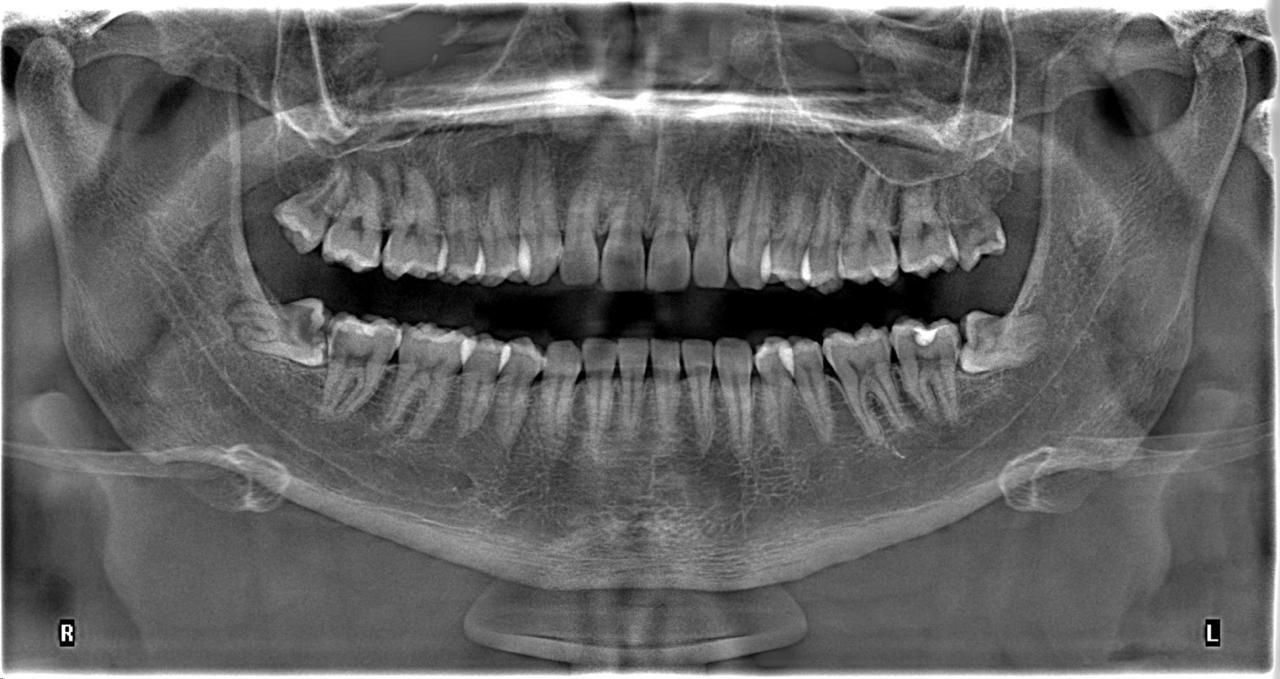
#> input picture src/test1.jpg, 1280 x 679 px
$ python -i kavak.py   (imports and definitions only)   (older library calls are emulated)
#> lines starting #> are read from the running program, lines starting #| are printed output that depends on the picture
import os
from pathlib import Path
from typing import Dict, List, Tuple, Optional

import cv2
import numpy as np
import json
from openai import OpenAI


# [23 lines left out: function cargar_api_key, not called in this run]


# ============================================================================
# AGENTE 1: EJECUTOR - Aplica CLAHE con validación de fórmula
# ============================================================================

class AgenteEjecutor:
    """Ejecuta CLAHE validando que los parámetros sean efectivos según la fórmula"""

    def __init__(self):
        self.history = []

    # [70 lines left out: functions reset, validar_parametros_clahe, aplicar_clahe, not called in this run]


# ============================================================================
# AGENTE 2: EVALUADOR - Calcula métricas y vector promedio
# ============================================================================

class AgenteEvaluador:
    """Evalúa calidad usando entropía, varianza Laplaciano y distancia al vector promedio"""

    def __init__(self):
        self.resultados_evaluaciones = []
        self.imagen_original = None
        self.vector_original = None
        self.todos_los_vectores = []  # Para calcular promedio verdadero

    # [7 lines left out: function reset, not called in this run]

    def set_imagen_original(self, imagen: np.ndarray):
        """Establece la imagen original y calcula su vector base"""
        if len(imagen.shape) == 3:
            imagen = cv2.cvtColor(imagen, cv2.COLOR_BGR2GRAY)
        self.imagen_original = imagen
        self.vector_original = self._calcular_vector(imagen)

    def _calcular_entropia(self, imagen: np.ndarray) -> float:
        """Calcula entropía de Shannon"""
        histograma = cv2.calcHist([imagen], [0], None, [256], [0, 256])
        histograma = histograma / histograma.sum()
        histograma = histograma[histograma > 0]
        entropia = -np.sum(histograma * np.log2(histograma))
        return float(entropia)

    def _calcular_varianza_laplaciano(self, imagen: np.ndarray) -> float:
        """Calcula varianza del Laplaciano (nitidez/bordes)"""
        laplaciano = cv2.Laplacian(imagen, cv2.CV_64F)
        varianza = laplaciano.var()
        return float(varianza)

    def _calcular_vector(self, imagen: np.ndarray) -> np.ndarray:
        """Vector de características [entropía, varianza_laplaciano]"""
        entropia = self._calcular_entropia(imagen)
        varianza = self._calcular_varianza_laplaciano(imagen)
        return np.array([entropia, varianza])

    # [68 lines left out: functions _calcular_vector_promedio, evaluar, not called in this run]


# ============================================================================
# AGENTE 3: OPTIMIZADOR - Aprende y propone nuevos parámetros
# ============================================================================

class AgenteOptimizador:
    """Usa LLM para analizar resultados y proponer parámetros que cumplan la fórmula"""

    # [155 lines left out: functions __init__, reset, analizar_y_optimizar, _preparar_contexto, _validar_y_ajustar_params, not called in this run]


# ============================================================================
# SISTEMA ORQUESTADOR
# ============================================================================

class SistemaAutoMejorable:
    """Coordina los 3 agentes con validación de fórmula CLAHE"""

    # [431 lines left out: functions __init__, reset, inicializar, ejecutar_ciclo, auto_mejorar, guardar_reporte_json and 1 more, not called in this run]


# ============================================================================
# EJEMPLO DE USO
# ============================================================================

# [51 lines not run here, left out]

>>> import cv2
>>> picture = cv2.imread('src/test1.jpg')
#> picture is the input picture: shape (679, 1280, 3); min 0, max 255, mean 99.2
>>> result = AgenteEvaluador().set_imagen_original(picture)
#> in _calcular_entropia, `histograma = cv2.calcHist([imagen], [0], None, [256], [0, 256])`: histograma = 256 values, max 20247 at index 93, min 219 at index 236, mean 3395
#> in _calcular_entropia, `histograma = histograma / histograma.sum()`: histograma = 256 values, max 0.0233 at index 93, min 0.000252 at index 236, mean 0.00391
#> in _calcular_entropia, `entropia = -np.sum(histograma * np.log2(histograma))`: entropia = 6.93
#> in _calcular_varianza_laplaciano, `laplaciano = cv2.Laplacian(imagen, cv2.CV_64F)`:
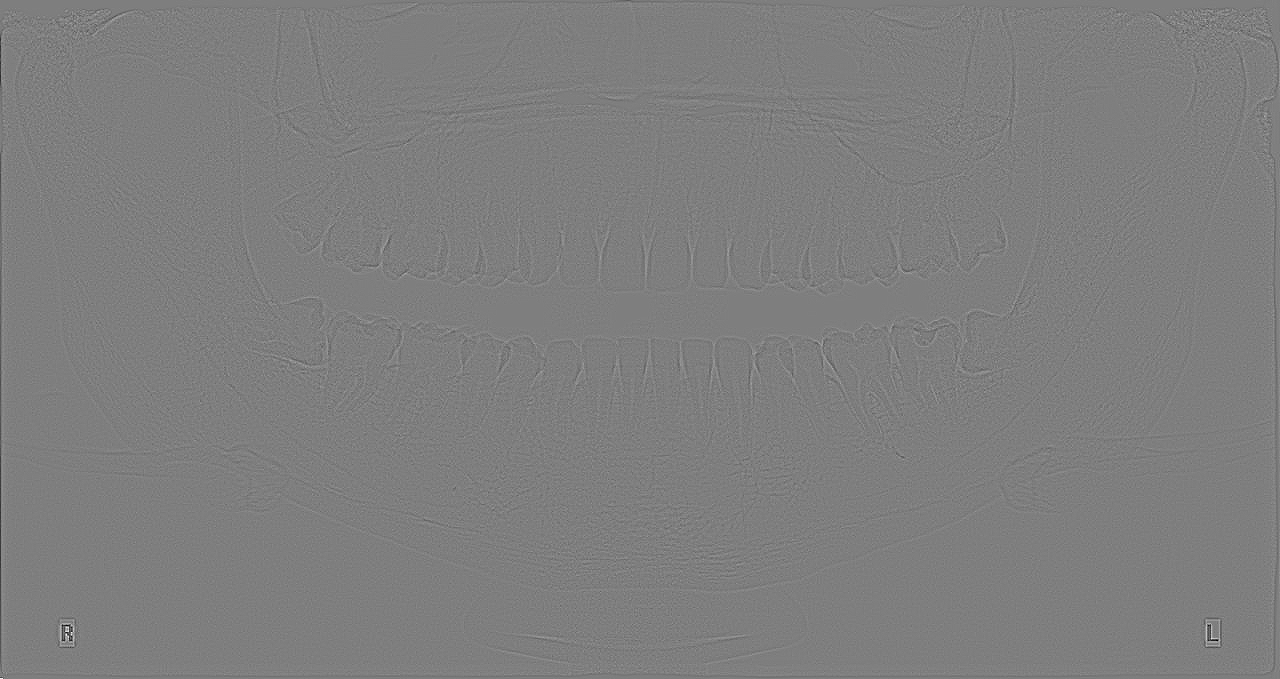
#> laplaciano: shape (679, 1280) float64; min -274, max 277, mean 0; drawn with min black and max white
#> in _calcular_varianza_laplaciano, `varianza = laplaciano.var()`: varianza = 128.1
#> in set_imagen_original, `self.vector_original = self._calcular_vector(imagen)`: self.vector_original = [6.93, 128.1]

$ run again, on src/test3.jpg
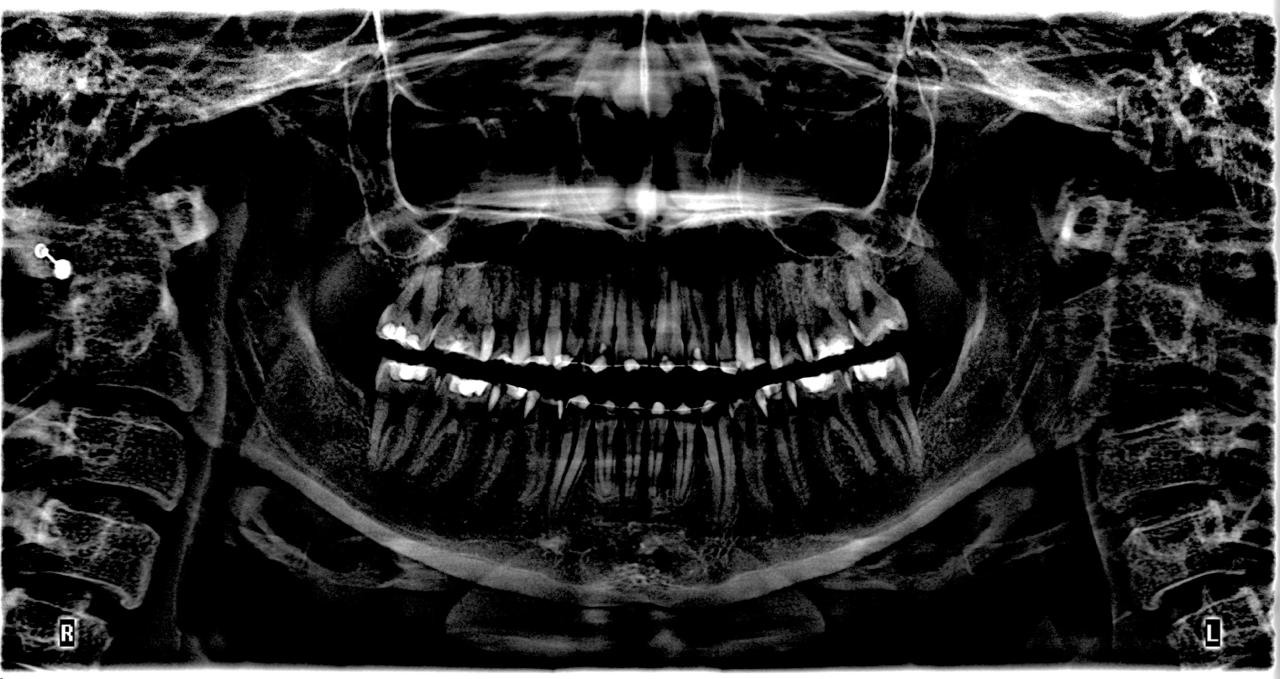
#> input picture src/test3.jpg, 1280 x 679 px
#> picture is the input picture: shape (679, 1280, 3); min 0, max 255, mean 43.6
#> in _calcular_entropia, `histograma = cv2.calcHist([imagen], [0], None, [256], [0, 256])`: histograma = 256 values, max 323625 at index 0, min 256 at index 237, mean 3395
#> in _calcular_entropia, `histograma = histograma / histograma.sum()`: histograma = 256 values, max 0.372 at index 0, min 0.000295 at index 237, mean 0.00391
#> in _calcular_entropia, `entropia = -np.sum(histograma * np.log2(histograma))`: entropia = 5.4
#> in _calcular_varianza_laplaciano, `laplaciano = cv2.Laplacian(imagen, cv2.CV_64F)`:
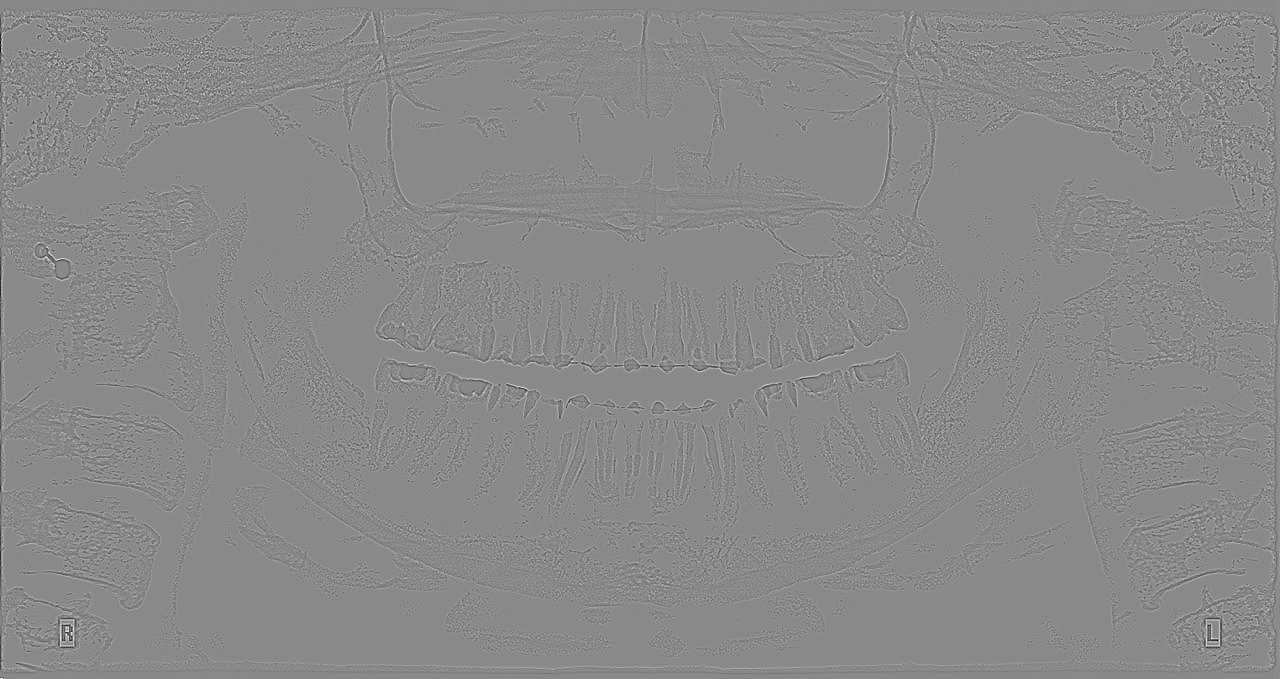
#> laplaciano: shape (679, 1280) float64; min -327, max 278, mean 0; drawn with min black and max white
#> in _calcular_varianza_laplaciano, `varianza = laplaciano.var()`: varianza = 498.7
#> self.vector_original = [5.4, 498.7]
